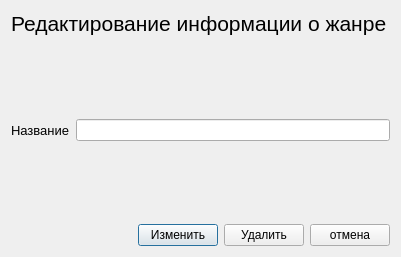
<?xml version="1.0" encoding="UTF-8"?>
<ui version="4.0">
 <class>Dialog</class>
 <widget class="QDialog" name="Dialog">
  <property name="geometry">
   <rect>
    <x>0</x>
    <y>0</y>
    <width>400</width>
    <height>257</height>
   </rect>
  </property>
  <property name="sizePolicy">
   <sizepolicy hsizetype="Fixed" vsizetype="Fixed">
    <horstretch>0</horstretch>
    <verstretch>0</verstretch>
   </sizepolicy>
  </property>
  <property name="maximumSize">
   <size>
    <width>400</width>
    <height>257</height>
   </size>
  </property>
  <property name="windowTitle">
   <string>Dialog</string>
  </property>
  <layout class="QVBoxLayout" name="verticalLayout">
   <item>
    <widget class="QLabel" name="label">
     <property name="font">
      <font>
       <pointsize>16</pointsize>
      </font>
     </property>
     <property name="text">
      <string>Редактирование информации о жанре</string>
     </property>
    </widget>
   </item>
   <item>
    <spacer name="verticalSpacer_2">
     <property name="orientation">
      <enum>Qt::Vertical</enum>
     </property>
     <property name="sizeHint" stdset="0">
      <size>
       <width>379</width>
       <height>69</height>
      </size>
     </property>
    </spacer>
   </item>
   <item>
    <layout class="QFormLayout" name="formLayout">
     <item row="0" column="0">
      <widget class="QLabel" name="label_2">
       <property name="font">
        <font>
         <pointsize>10</pointsize>
        </font>
       </property>
       <property name="text">
        <string>Название</string>
       </property>
      </widget>
     </item>
     <item row="0" column="1">
      <widget class="QLineEdit" name="genre_in"/>
     </item>
    </layout>
   </item>
   <item>
    <spacer name="verticalSpacer">
     <property name="orientation">
      <enum>Qt::Vertical</enum>
     </property>
     <property name="sizeHint" stdset="0">
      <size>
       <width>379</width>
       <height>68</height>
      </size>
     </property>
    </spacer>
   </item>
   <item>
    <layout class="QHBoxLayout" name="horizontalLayout">
     <item>
      <widget class="QLabel" name="error">
       <property name="text">
        <string/>
       </property>
      </widget>
     </item>
     <item>
      <spacer name="horizontalSpacer">
       <property name="orientation">
        <enum>Qt::Horizontal</enum>
       </property>
       <property name="sizeHint" stdset="0">
        <size>
         <width>40</width>
         <height>20</height>
        </size>
       </property>
      </spacer>
     </item>
     <item>
      <widget class="QPushButton" name="ok_btn">
       <property name="text">
        <string>Изменить</string>
       </property>
      </widget>
     </item>
     <item>
      <widget class="QPushButton" name="delete_btn">
       <property name="text">
        <string>Удалить</string>
       </property>
      </widget>
     </item>
     <item>
      <widget class="QPushButton" name="cancel_btn">
       <property name="text">
        <string>отмена</string>
       </property>
      </widget>
     </item>
    </layout>
   </item>
  </layout>
 </widget>
 <resources/>
 <connections/>
</ui>
